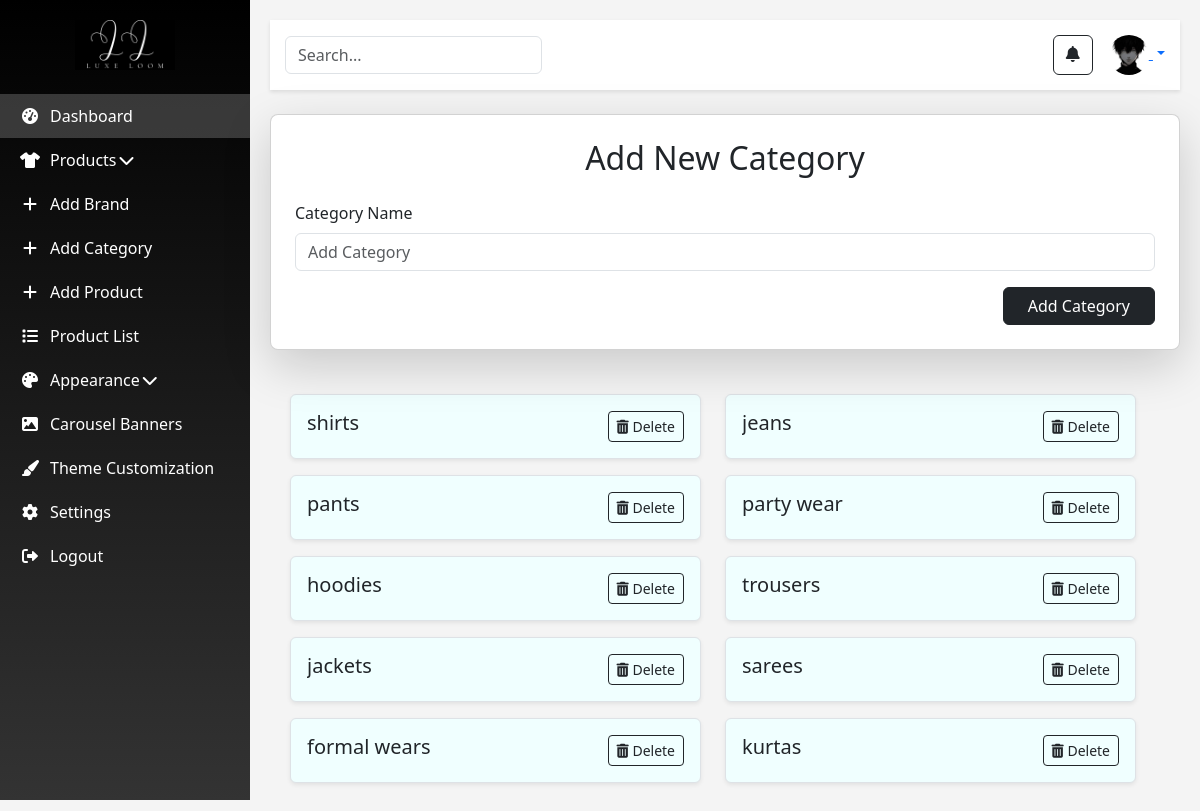
The app's page /add_category (signed in), older data.
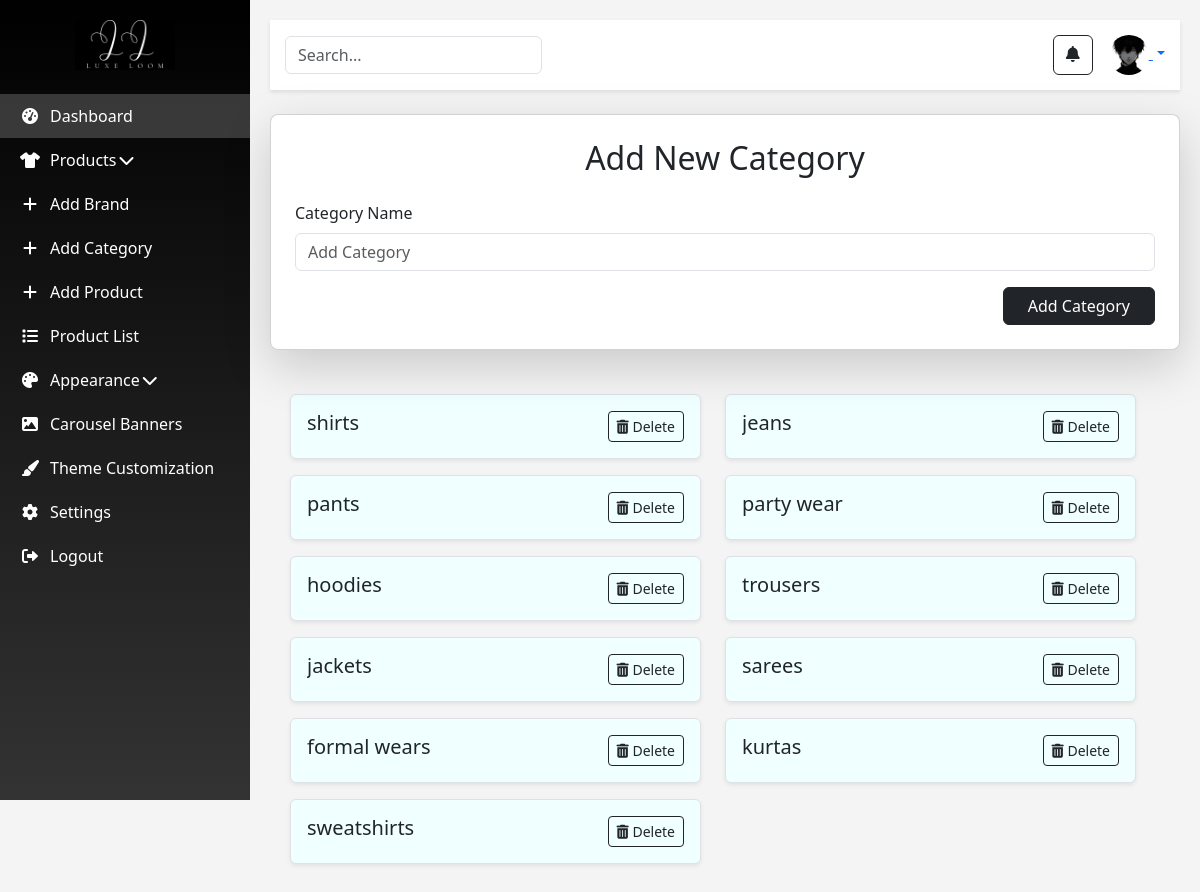
The same page, newer data.
### app/models.py (models this page shows)
class Category(models.Model):
    c_name=models.CharField(max_length=50)

### app/views.py (the view)
# urls.py: path('add_category',views.add_category),
def add_category(req):
    if 'admin' in req.session:
        if req.method == 'POST':
            c_name = req.POST['c_name']
            Category.objects.create(c_name=c_name.lower())
            categories = Category.objects.all()
            return render(req, 'admin/add_category.html', {'categories': categories})
        else:
            categories = Category.objects.all()
            return render(req, 'admin/add_category.html', {'categories': categories})
    else:
        return redirect(log)

### templates/admin/add_category.html (shortened to what the changed rows need)
<!DOCTYPE html>
<html lang="en">
<head>
    <link href="https://cdn.jsdelivr.net/npm/bootstrap@5.3.3/dist/css/bootstrap.min.css" rel="stylesheet">
    <link href="https://cdnjs.cloudflare.com/ajax/libs/font-awesome/6.0.0-beta3/css/all.min.css" rel="stylesheet">
    {% load static %}
     <link rel="stylesheet" href="{% static '/css/admin/home.css' %}">
</head>
<body>
    <div class="admin-container">
        <div class="main-content ">
            <div class="card shadow-lg p-4 my-4 admin-card">
                <h2 class="text-center mb-4">Add New Category</h2>
            </div>
            <div class="main-content mt-0 ms-0 w-100">
                <div class="row w-100">
                    {% for cat in categories %}
                    <div class="col-12 mb-3 d-flex w-50">
                        <div class="d-flex w-100 align-items-center border p-3 rounded shadow-sm" style="background-color: azure;">
                            <div class="ml-3 w-100">
                                <div class="d-flex justify-content-between">
                                    <h5 class="mb-0 text-truncate">{{ cat.c_name }}</h5>
                                    <a href="{% url 'delete_category' cat.id %}" class="btn btn-outline-dark btn-sm" onclick="return confirm('Are you sure you want to delete this category?');">
                                        <i class="fas fa-trash-alt"></i> Delete
                                    </a>
                                </div>
                            </div>
                        </div>
                    </div>
                    {% endfor %}
                </div>
            </div>
        </div>
    </div>
</body>
</html>

Row changes from the older to the newer data that the page shows:
added Category: c_name "sweatshirts"
